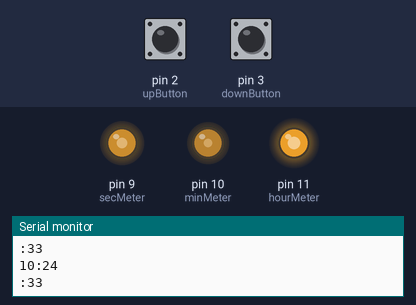
Simulated run of this sketch. Board: Arduino Uno, built with avr-gcc and run on an emulated ATmega328P. Shown: output pins drawn as LEDs (lit = HIGH), the last lines printed to the serial monitor. Wiring (inferred from the names in the program): DS1307 clock at I2C address 0x68. The inputs (shaded band) are chosen by the test bench; at power-on: pin 2 (upButton) LOW, pin 3 (downButton) LOW. The local clock reads 2024-03-15 10:24:30 at power-on unless the sketch sets it.

Above: at 3.2 s.
3.3 s: pin 2 (upButton) pulled HIGH for 0.15 s
At 4.6 s:
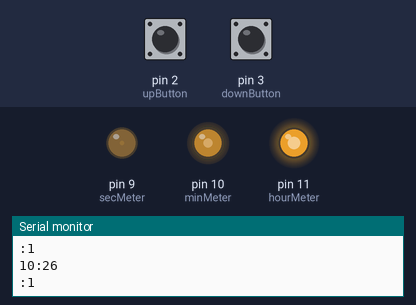
6.4 s: pin 3 (downButton) pulled HIGH for 1 s
At 8.8 s:
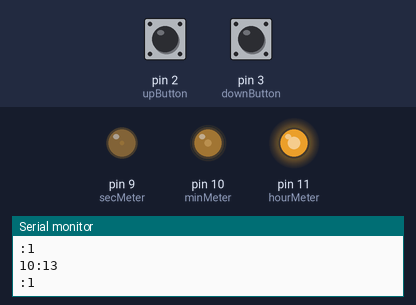
9.5 s: pin 2 (upButton) pulled HIGH for 3.2 s
At 13.8 s:
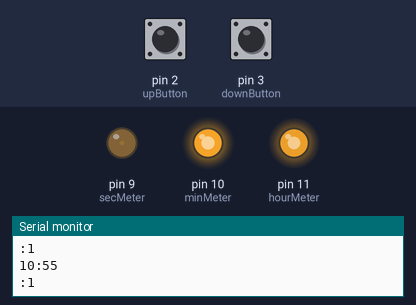
14.2 s: pin 2 (upButton) pulled HIGH for 1 s
At 15.8 s:
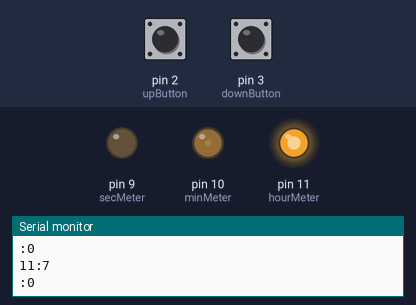
17.2 s: pin 3 (downButton) pulled HIGH for 0.15 s
At 18.7 s:
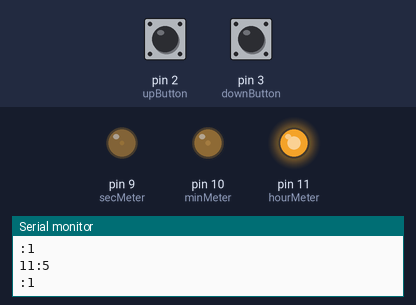
20.3 s: pin 2 (upButton) driven HIGH
At 30.55 s:
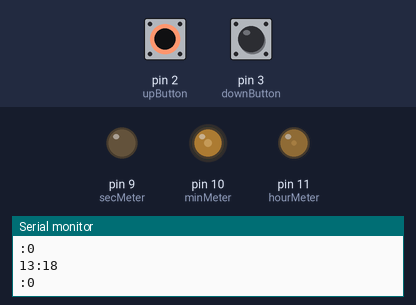
Timing chart, 0 to 30.6 s (numbered marks = the images above; inputs shaded):
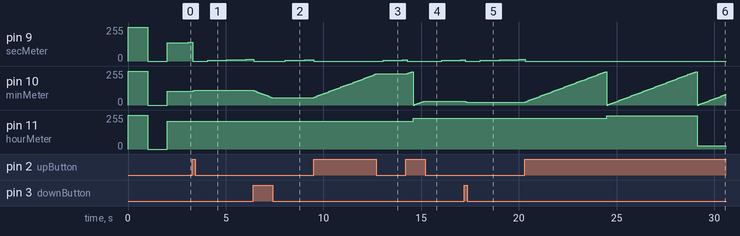

The sketch:

code.ino
```cpp
/*
 Analog Volt Meter Clock

 http://admw.uk/ib

 Credits:
  Instructables Link: http://www.instructables.com/id/Analog-VU-meter-and-Clock-Arduino-Powered/
  bildr - DS1307 RTC code http://bildr.org/2011/03/ds1307-arduino/
 _____________________
 Wiring goes as follows:

 - Positive power to RAW
 - Negative power to GND

 - Buttons - Up to Digital 2  (follow arduino tutorial: http://arduino.cc/en/uploads/Tutorial/button.png )
           - Down to Digital 3

 - DS1307 RTC  - SDA to Analog 4
               - SCL to Analog 5

 - Hour Analog Meter to Digital 11 (PWM)
 - Minute Analog Meter to Digital 10 (PWM)
 - Second Analog Meter to Digital 9 (PWM)
_______________________

 Notes:

  Because all meters are slightly different, the PWM values
  need to be adjusted based on your design. Feel free to use
  this code, but you will have to change some values because
  it is set to work specifically with my meters.

  Check the value in hrPWM() !!

 */

#include "Wire.h"
#define DS1307_ADDRESS 0x68
byte zero = 0x00; //workaround for issue #527

int upButton = 2;      // up push button to adjust time (pin 2)
int downButton = 3;    // down push button to adjust time (pin 3)

int hours = 0;
int minutes = 0;
int seconds = 0;
int lastMinute = 0;


int hourMeter = 11;       // hour meter is attached to pin 11
int minMeter = 10;     // minute meter is attached to pin 10
int secMeter = 9;      // second meter is attached to pin 9

void setup(){
  Wire.begin();
  Serial.begin(9600); //view time in serial monitor

  /*
  If you need to set your DS1307RTC to the correct time, uncomment the setDateTime(); line and configure
  the setDateTime loop at the bottom of this sketch. Remember to comment out this line again afterwards!
  */

  //setDateTime();

  pinMode(hourMeter, OUTPUT);      // Initialize Outputs
  pinMode(minMeter, OUTPUT);
  pinMode(secMeter, OUTPUT);

  digitalWrite(hourMeter, HIGH);   // Test meters on startup
  digitalWrite(minMeter, HIGH);
  digitalWrite(secMeter, HIGH);
  digitalWrite(13, HIGH);
  delay (1000);
  digitalWrite(hourMeter, LOW);
  digitalWrite(minMeter, LOW);
  digitalWrite(secMeter, LOW);
  digitalWrite(13, LOW);
  delay(1000);
}

void loop(){
  printDate();
  delay(75);

 // Changing the time with buttons
 if (digitalRead(downButton) == HIGH){
 byte second = 0;
 byte minute = minutes; // Don't get confused: minute is not the same as minutes
 byte hour = hours;     // Don't get confused: hour is not the same as hours
if (minutes > 0){
 --minute;
}else{
  minute = 59;
 if (hours > 0){
  -- hour;
 }else{
   hour = 23;
}}
 Wire.beginTransmission(DS1307_ADDRESS);
 Wire.write(zero); //stop Oscillator

  Wire.write(decToBcd(second));
  Wire.write(decToBcd(minute));
  Wire.write(decToBcd(hour));

  Wire.write(zero); //start

  Wire.endTransmission();
}

 if (digitalRead(upButton) == HIGH){
 byte second = 0;
 byte minute = minutes; // Don't get confused: minute is not the same as minutes
 byte hour = hours;     // Don't get confused: hour is not the same as hours
if (minutes < 59){
 ++minute;
}else{
  minute = 0;
 if (hours < 23){
  ++ hour;
 }else{
   hour = 0;
}}
 Wire.beginTransmission(DS1307_ADDRESS);
 Wire.write(zero); //stop Oscillator

  Wire.write(decToBcd(second));
  Wire.write(decToBcd(minute));
  Wire.write(decToBcd(hour));

  Wire.write(zero); //start

  Wire.endTransmission();
}
  }

byte decToBcd(byte val){
// Convert normal decimal numbers to binary coded decimal
  return ( (val/10*16) + (val%10) );
}

byte bcdToDec(byte val)  {
// Convert binary coded decimal to normal decimal numbers
  return ( (val/16*10) + (val%16) );
}

void printDate(){

  // Reset the register pointer
  Wire.beginTransmission(DS1307_ADDRESS);
  Wire.write(zero);
  Wire.endTransmission();

  Wire.requestFrom(DS1307_ADDRESS, 7);

  seconds = bcdToDec(Wire.read());
  minutes = bcdToDec(Wire.read());
  hours = bcdToDec(Wire.read() & 0b111111); //24 hour time

  //print the date
  Serial.print(hours);     // Un-comment to view time in serial monitor
  Serial.print(":");       //
  Serial.println(minutes); // Don't forget to un-comment 'Serial.begin' in 'void setup' above
  Serial.print(":");       //
  Serial.println(seconds); //

hrPWM();  //Call the hrPWM loop to display correct hours
minPWM(); //Call the minPWM loop to display correct minutes
secPWM(); //Call the secPWM loop to display correct seconds

}

void hrPWM()
{
      /* Specific meter levels for each hour
         You will likely have to adjust these values.
         Play around with the values until you get what you want
         or you could attach a potentiometer to a spare input and
         adjust the levels and read them over a serial connection.
      */

      if (hours == 0){
     analogWrite(hourMeter, 0); // adjust hour meter level
      }
      if (hours == 1 || hours == 13){
     analogWrite(hourMeter, 23); // adjust hour meter level
      }
      if (hours == 2 || hours == 14){
     analogWrite(hourMeter, 46); // adjust hour meter level
      }
       if (hours == 3 || hours == 15){
     analogWrite(hourMeter, 70); // adjust hour meter level
      }
      if (hours == 4 || hours == 16){
     analogWrite(hourMeter, 92); // adjust hour meter level
      }
       if (hours == 5 || hours == 17){
     analogWrite(hourMeter, 113); // adjust hour meter level
      }
      if (hours == 6 || hours == 18){
     analogWrite(hourMeter, 134); // adjust hour meter level
      }
      if (hours == 7 || hours == 19){
     analogWrite(hourMeter, 154); // adjust hour meter level
      }
      if (hours == 8 || hours == 20){
     analogWrite(hourMeter, 174); // adjust hour meter level
      }
       if (hours == 9 || hours == 21){
     analogWrite(hourMeter, 192); // adjust hour meter level
      }
      if (hours == 10 || hours == 22){
     analogWrite(hourMeter, 210); // adjust hour meter level
      }
       if (hours == 11 || hours == 23){
     analogWrite(hourMeter, 230); // adjust hour meter level
      }
       if (hours == 12){
     analogWrite(hourMeter, 250); // adjust hour meter level
      }
}

void minPWM()
{
  analogWrite(minMeter, minutes * 4.25);   // 255 divided by 60 is 4.25
}

void secPWM()
{
  analogWrite(secMeter, seconds * 4.25);   // 255 divided by 60 is 4.25
}

void setDateTime(){

  byte second =      0; //0-59
  byte minute =      50; //0-59
  byte hour =        18; //0-23
  byte weekDay =     1; //1-7
  byte monthDay =    27; //1-31
  byte month =       9; //1-12
  byte year  =       15; //0-99

  Wire.beginTransmission(DS1307_ADDRESS);
  Wire.write(zero); //stop Oscillator

  Wire.write(decToBcd(second));
  Wire.write(decToBcd(minute));
  Wire.write(decToBcd(hour));
  Wire.write(decToBcd(weekDay));
  Wire.write(decToBcd(monthDay));
  Wire.write(decToBcd(month));
  Wire.write(decToBcd(year));

  Wire.write(zero); //start

  Wire.endTransmission();

}
```

Measured:
- after the input at 3.3 s, pin 10 (minMeter): 102/255 → 106/255 at once, → 110/255 0.08 s later
- after the input at 6.4 s, pin 10 (minMeter): moves from 110/255 to 55/255 over 0.93 s, starting at once
- after the input at 9.5 s, pin 10 (minMeter): moves from 55/255 to 233/255 over 3.2 s, starting at once
- after the input at 14.2 s, pin 11 (hourMeter): 210/255 → 230/255 after 0.39 s
- after the input at 17.2 s, pin 10 (minMeter): 29/255 → 25/255 after 0.07 s, → 21/255 0.08 s later
- after the input at 20.3 s, pin 10 (minMeter): ramps from 0/255 to 250/255 and jumps back, once every 4.6 s; pin 11 (hourMeter): 230/255 → 250/255 after 4.2 s, → 23/255 4.6 s later
